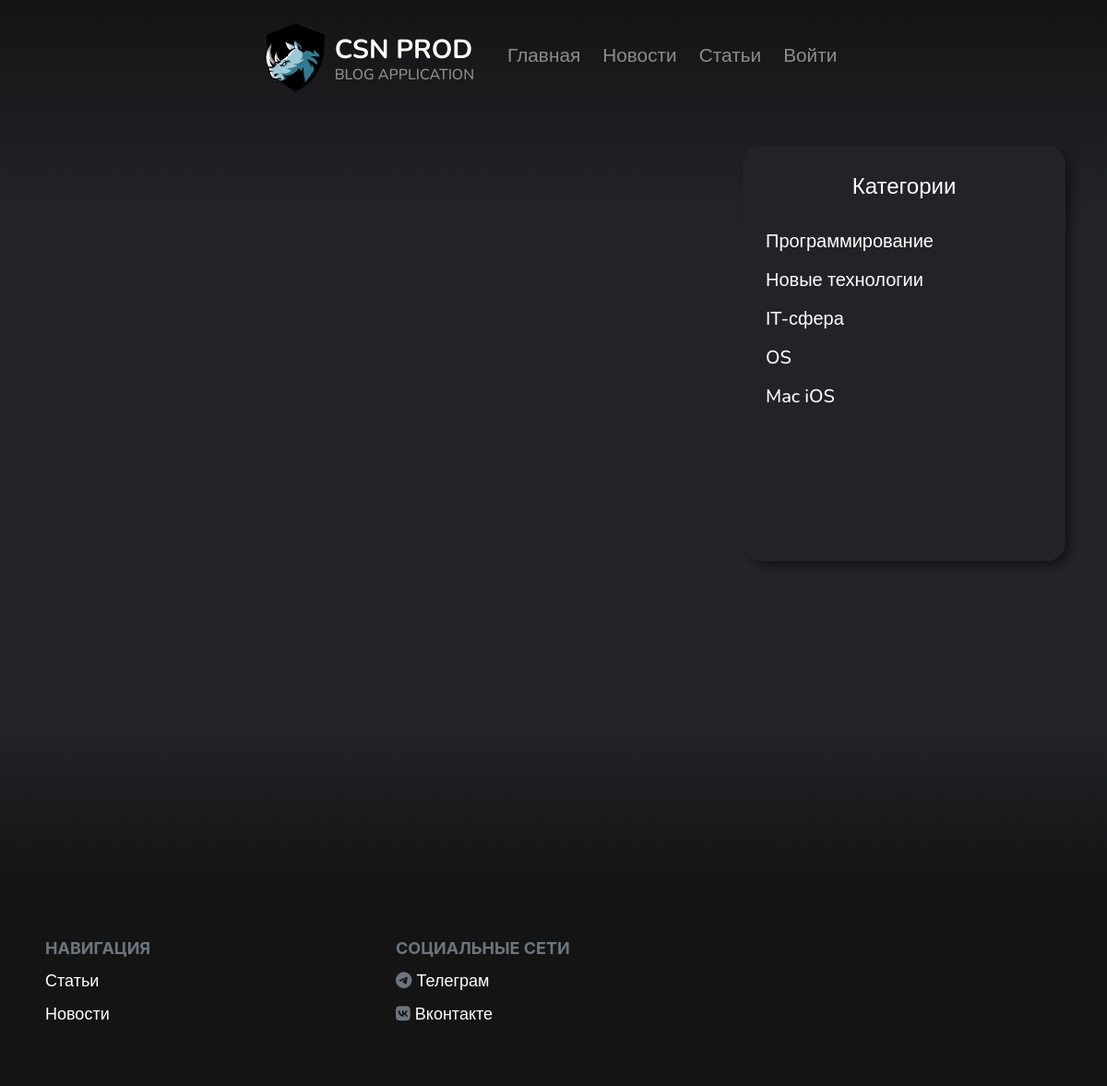
The app's page /st/programming, older data.
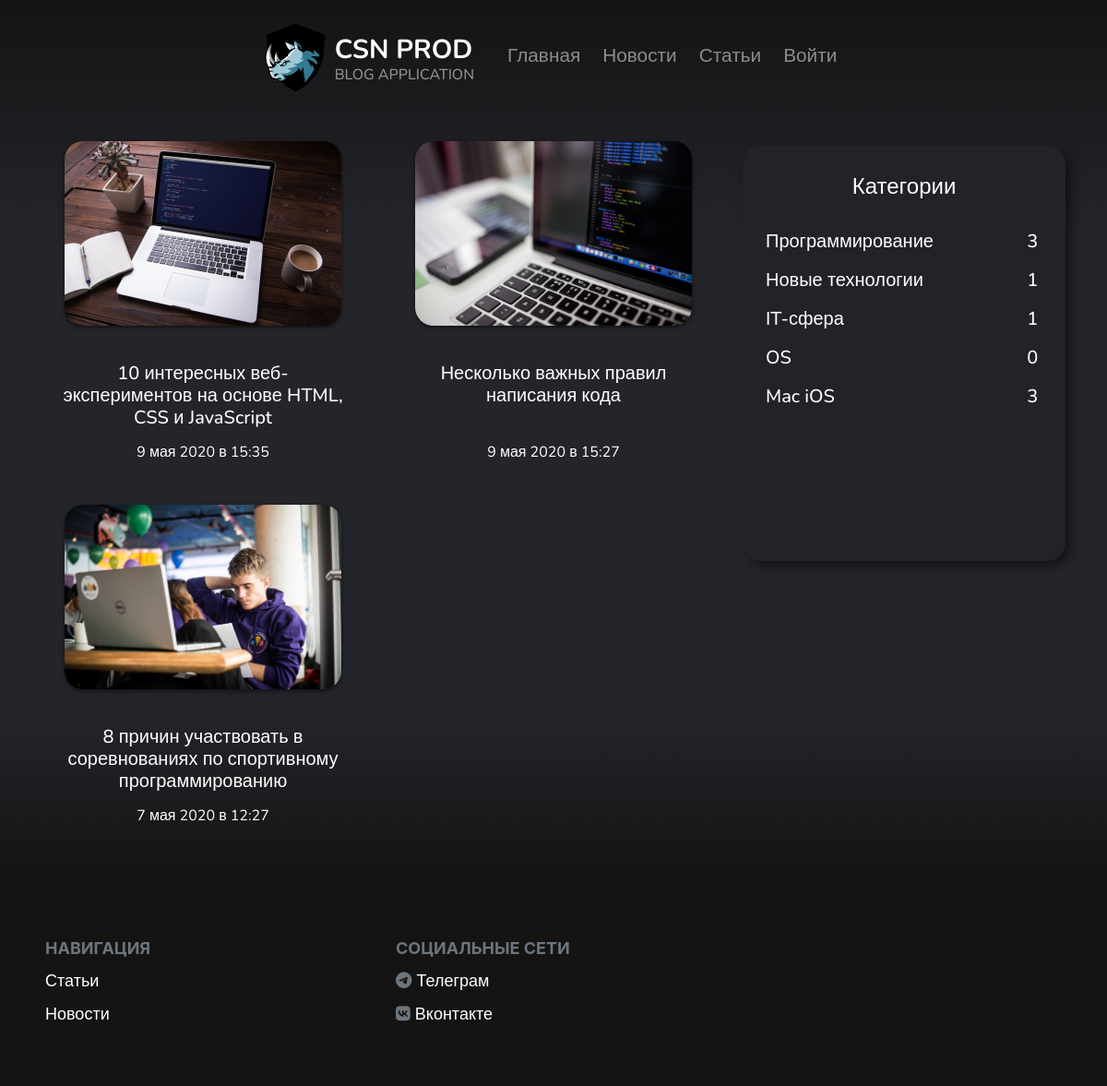
The same page, newer data.
### st/models.py (models this page shows, shortened)
class Articles(models.Model):
    title = models.CharField(max_length=128)
    text = models.TextField()
    image = models.ImageField(upload_to='media/st')
    category = models.ForeignKey(CategoryArticles, blank=True, null=True, on_delete=models.CASCADE)
    author = models.ForeignKey(User, default=1, on_delete=models.CASCADE)
    publication_date = models.DateTimeField(auto_now_add=True)
    on_main = models.BooleanField(default=False)
    img_to_slider = models.BooleanField(default=False)
    is_active = models.BooleanField(default=True)
    class Meta:
        verbose_name = 'Статья'
        verbose_name_plural = 'Статьи'

### st/views.py (the view)
# urls.py: path('programming', views.ArticlesProgramming.as_view(), name='articles-programming'),
class ArticlesProgramming(ListView):
    model = Articles
    template_name = 'st/articles_category.html'
    def get_context_data(self, **kwargs):
        ctx = super(ArticlesProgramming, self).get_context_data(**kwargs)
        ctx['posts'] = Articles.objects.filter(category=1).order_by('-id')
        ctx['title'] = 'Программирование'
        ctx['category'] = get_category()
        return ctx

### st/views.py (called while the page is built)
def get_category():
    category = CategoryArticles.objects.all()
    all_category = dict()
    number = 0
    for item in category:
        number += 1
        all_category[item.name] = Articles.objects.filter(category=number).count()
    return all_category

### templates/st/articles_category.html
{% extends 'category_st_main.html' %}

### templates/category_st_main.html
{% extends 'main.html' %}
{% block main %}
  <div class="container">
    <div class="row">
      <div class="col-8 wow fadeIn" data-wow-delay="1s" id="post_list">
        <div class="row">
          {% for post in posts %}
            <div class="col-6" id="post">
              <div class="image">
                <img id="img_post" src="{{ post.image.url }}" alt="Изображение поста">
              </div>
              <a href="{% url 'st-detail' post.id %}"><h5>{{ post.title|striptags|truncatechars:75 }}</h5></a>
              <p>{{ post.publication_date|date:'j E Y в H:i' }}</p>
            </div>
          {% endfor %}
        </div>
      </div>
      <div class="col-4 category wow fadeIn" data-wow-delay="1s">
        <div class="category-content">
          <h4>Категории</h4>
          <div class="row">
            <div class="col-10">
              <a href="{% url 'articles-programming' %}"><h5>Программирование</h5></a>
              <a href="{% url 'articles-new_technologies' %}"><h5>Новые технологии</h5></a>
              <a href="{% url 'articles-it' %}"><h5>IT-сфера</h5></a>
              <a href="{% url 'articles-os' %}"><h5>OS</h5></a>
              <a href="{% url 'articles-mac_ios' %}"><h5>Mac iOS</h5></a>
            </div>
            <div class="col-2">
              {% for key, value in category.items %}
                <h5>{{ value }}</h5>
              {% endfor %}
            </div>
          </div>
        </div>
      </div>
    </div>
  </div>
{% endblock %}

Row changes from the older to the newer data that the page shows:
added Articles: image (picture), title "10 интересных веб-экспериментов на основе HTML, CSS и JavaScript", publication_date "9 мая 2020 в 15:35"
added Articles: image (picture), title "Несколько важных правил написания кода", publication_date "9 мая 2020 в 15:27"
added Articles: image (picture), title "8 причин участвовать в соревнованиях по спортивному программированию", publication_date "7 мая 2020 в 12:27"
Text that changed along with them:
new list line: "3"
new list line: "1"
new list line: "0"
